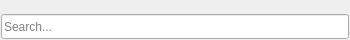
<?xml version="1.0" encoding="UTF-8"?>
<ui version="4.0">
 <class>Form</class>
 <widget class="QWidget" name="Form">
  <property name="geometry">
   <rect>
    <x>0</x>
    <y>0</y>
    <width>350</width>
    <height>40</height>
   </rect>
  </property>
  <property name="sizePolicy">
   <sizepolicy hsizetype="Fixed" vsizetype="Fixed">
    <horstretch>0</horstretch>
    <verstretch>0</verstretch>
   </sizepolicy>
  </property>
  <property name="minimumSize">
   <size>
    <width>350</width>
    <height>40</height>
   </size>
  </property>
  <property name="maximumSize">
   <size>
    <width>350</width>
    <height>40</height>
   </size>
  </property>
  <property name="windowTitle">
   <string>Form</string>
  </property>
  <layout class="QVBoxLayout" name="verticalLayout_2">
   <property name="spacing">
    <number>0</number>
   </property>
   <property name="leftMargin">
    <number>1</number>
   </property>
   <property name="topMargin">
    <number>1</number>
   </property>
   <property name="rightMargin">
    <number>1</number>
   </property>
   <property name="bottomMargin">
    <number>0</number>
   </property>
   <item>
    <layout class="QVBoxLayout" name="verticalLayout">
     <property name="spacing">
      <number>0</number>
     </property>
     <item>
      <layout class="QHBoxLayout" name="horizontalLayout">
       <item>
        <widget class="QPushButton" name="shrink_bttn">
         <property name="sizePolicy">
          <sizepolicy hsizetype="Fixed" vsizetype="Fixed">
           <horstretch>0</horstretch>
           <verstretch>0</verstretch>
          </sizepolicy>
         </property>
         <property name="maximumSize">
          <size>
           <width>12</width>
           <height>12</height>
          </size>
         </property>
         <property name="text">
          <string/>
         </property>
         <property name="iconSize">
          <size>
           <width>12</width>
           <height>12</height>
          </size>
         </property>
         <property name="flat">
          <bool>true</bool>
         </property>
        </widget>
       </item>
       <item>
        <spacer name="horizontalSpacer_3">
         <property name="orientation">
          <enum>Qt::Horizontal</enum>
         </property>
         <property name="sizeHint" stdset="0">
          <size>
           <width>20</width>
           <height>13</height>
          </size>
         </property>
        </spacer>
       </item>
       <item>
        <widget class="QPushButton" name="miniSetting_bttn">
         <property name="sizePolicy">
          <sizepolicy hsizetype="Fixed" vsizetype="Fixed">
           <horstretch>0</horstretch>
           <verstretch>0</verstretch>
          </sizepolicy>
         </property>
         <property name="minimumSize">
          <size>
           <width>12</width>
           <height>12</height>
          </size>
         </property>
         <property name="maximumSize">
          <size>
           <width>12</width>
           <height>12</height>
          </size>
         </property>
         <property name="text">
          <string/>
         </property>
         <property name="iconSize">
          <size>
           <width>12</width>
           <height>12</height>
          </size>
         </property>
         <property name="flat">
          <bool>true</bool>
         </property>
        </widget>
       </item>
      </layout>
     </item>
     <item>
      <widget class="QLineEdit" name="key_line">
       <property name="sizePolicy">
        <sizepolicy hsizetype="Fixed" vsizetype="Fixed">
         <horstretch>0</horstretch>
         <verstretch>0</verstretch>
        </sizepolicy>
       </property>
       <property name="minimumSize">
        <size>
         <width>25</width>
         <height>25</height>
        </size>
       </property>
       <property name="maximumSize">
        <size>
         <width>350</width>
         <height>25</height>
        </size>
       </property>
       <property name="placeholderText">
        <string>Search...</string>
       </property>
       <property name="clearButtonEnabled">
        <bool>true</bool>
       </property>
      </widget>
     </item>
    </layout>
   </item>
  </layout>
 </widget>
 <resources/>
 <connections/>
</ui>
